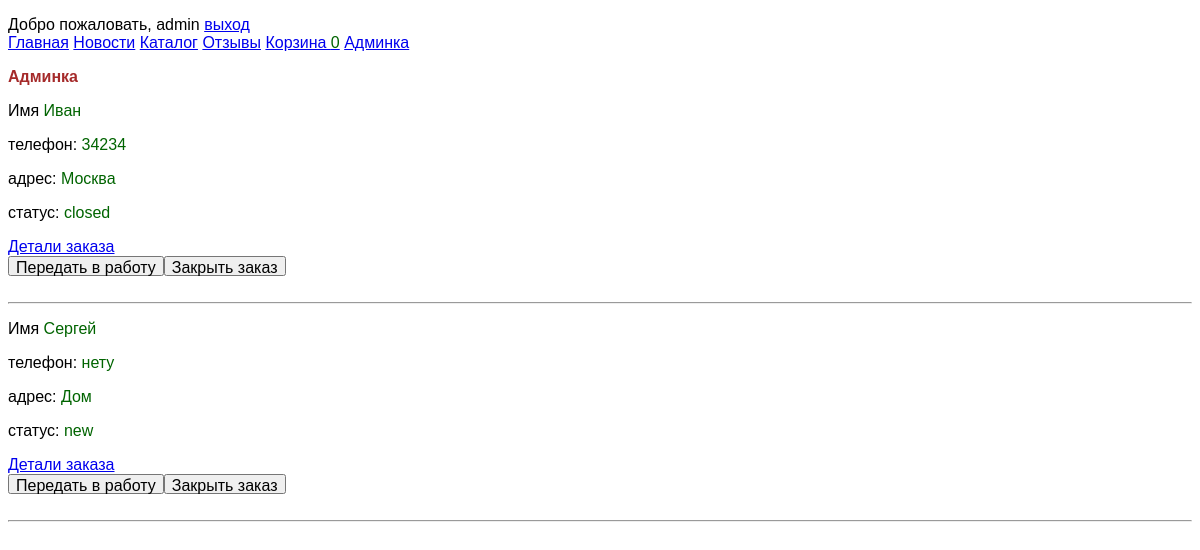
Page /admin/ (signed in) on the committed database.
### tables this page shows
CREATE TABLE `orders` (
  `id` int(11) NOT NULL,
  `name` text NOT NULL,
  `phone` text NOT NULL,
  `adres` text NOT NULL,
  `session_id` text NOT NULL,
  `status_id` int(11) NOT NULL
);

CREATE TABLE `orderStatuses` (
  `id` int(11) NOT NULL,
  `status` text NOT NULL
);

### engine/db.php (called while the page is built, shortened)
<?php
function getDb() {
    static $db = null;
    if (is_null($db)) {
        $db = @mysqli_connect(HOST, USER, PASS, DB) or die("Could not connect: " . mysqli_connect_error());
    }
    return $db;
}
function getAssocResult($sql)
{
    $db = getDb();
    $result = @mysqli_query($db, $sql) or die(mysqli_error($db));
    $array_result = [];
    while ($row = mysqli_fetch_assoc($result))
        $array_result[] = $row;
    return $array_result;
}

### engine/admin.php (called while the page is built, shortened)
<?php
function getOrders() {
    $sql = "SELECT orders.id, name, phone, adres, session_id, orderStatuses.status as status FROM `orders` left join orderStatuses on (orderStatuses.id = orders.status_id) WHERE 1";
    $orders = getAssocResult($sql);
    return $orders;
}

### engine/controller.php (called while the page is built, shortened)
<?php
function prepareVariables($page, $action, $id)
{
    $params = [];
    $params['allow'] = false;
    $params['admin'] = false;
    if (is_auth()) {
        $params['allow'] = true;
        $params['user'] = get_user();
        $params['admin'] = $params['user'] =="admin";
    }
    $params['count'] = getBasketCount();
    switch ($page) {
        case "admin":
            if ($params['admin']) {
                $params['orders'] = getOrders();
            }
            break;
    }
    return $params;
}

### views/admin.php (the view)
<?php if ($admin): ?>
<h2>Админка</h2>
<?php foreach ($orders as $item):?>
    <div id="item_<?=$item['id']?>">
        <div>
            <p> Имя <span><?=$item['name'].' '?></span></p>
            <p> телефон: <span><?=$item['phone'].' '?></span></p>
            <p> адрес: <span><?=$item['adres'].' '?></span></p>
            <p> статус: <span id = <?=status.$item['id']?>><?=$item['status']?></span></p>
            <a href="/orderDetails/<?=$item['id']?>">Детали заказа</a>
        </div>
        <div class="order">
            <button class="accept" id="<?=$item['id']?>">Передать в работу</button><br>
            <button class="close" id="<?=$item['id']?>">Закрыть заказ</button><br>
        </div>
    </div>
    <br><hr>
<?php endforeach;?>
<br>
<?php endif; ?>

### public/css/my.css (style rules this page uses)
html * { font-size: 1em !important; font-family: Arial !important; }
h2 { color: brown; }
.order { display: flex; width: 600px; }
button { height: 20px; }
span { color: darkgreen; }

### rows in the picture
orders: name "Иван", phone "34234", adres "Москва", orderstatuses.status "closed"
orders: name "Сергей", phone "нету", adres "Дом", orderstatuses.status "new"

### other values in the picture
$user "admin"
$count "0"
